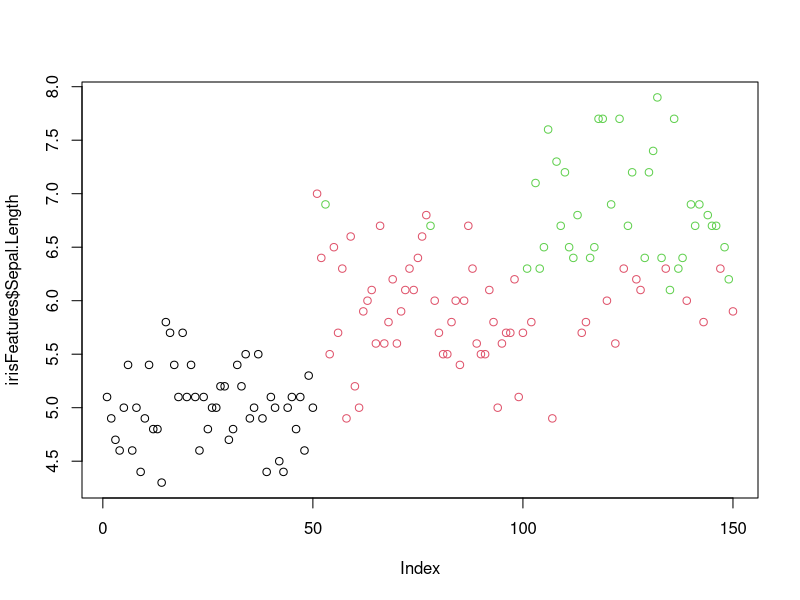
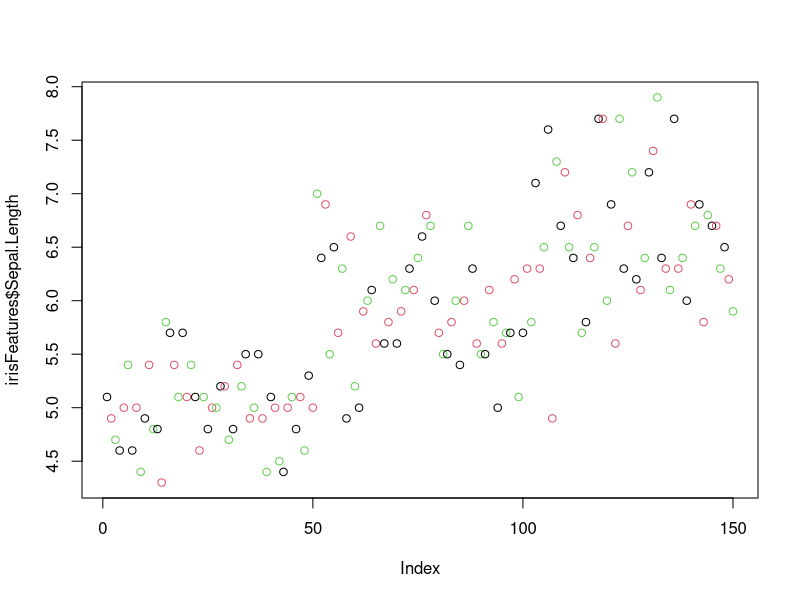
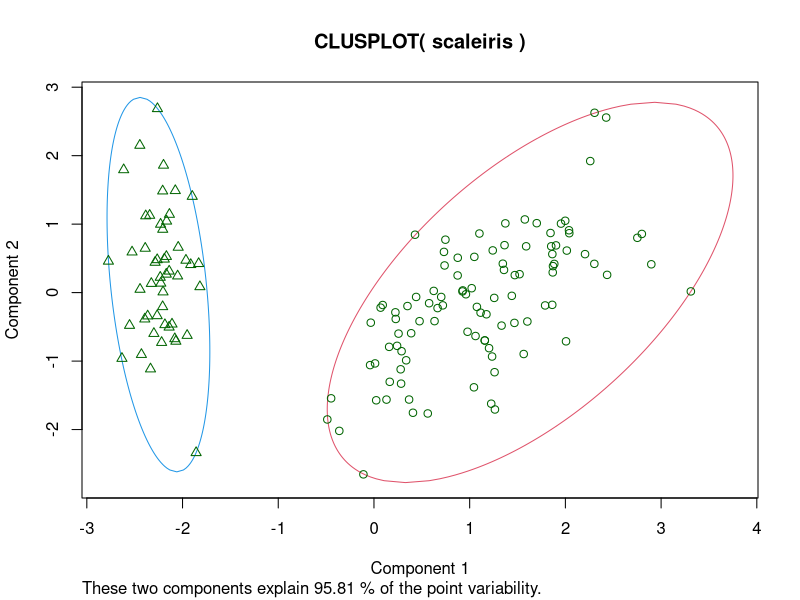
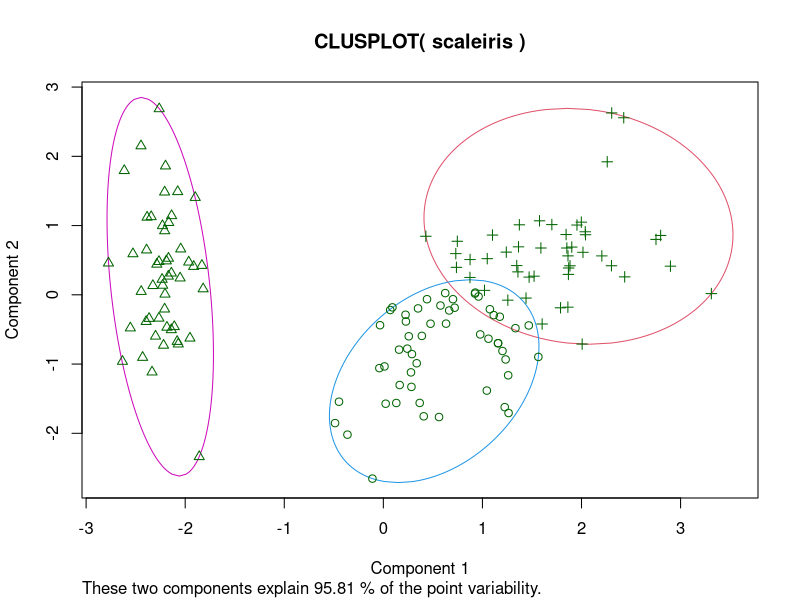

Generate these figures, in order, with R:
# Clustering - IRIS data set

head(iris)
str(iris$Species)
table(iris$Species)
irisFeatures = iris[,-5]
head(irisFeatures)
iriskm1 = kmeans(irisFeatures,centers=3)
iriskm1
iriskm1$centers
colMeans(irisFeatures[iriskm1$cluster==1,])

(iris[iriskm1$cluster==1,])

iriskm1$size # no of rows in in each cluster
iriskm1$cluster # row no to clusters
plot(irisFeatures$Sepal.Length, col=iriskm1$cluster)
plot(irisFeatures$Sepal.Length, col=1:3)
x= cbind(irisFeatures, cl=iriskm1$cluster, cat=iris$Species)
head(x)
x
iriskm1  # understand the output

#Method2 - Scaling 
irisFeatures2 = irisFeatures
scaleiris = scale(irisFeatures2) # scaling dataset if they are in different range
head(scaleiris) #use this scaleiris for kmeans and plots; this becomes data
irisKM = kmeans(scaleiris, 2)
irisKM$cluster

library(fpc)
library(cluster)
clusplot(scaleiris, irisKM$cluster, color= T, lines=0)
# using PCA technique - finds most Principal Components

#Method3
irisKM2 = kmeans(scaleiris, 3, iter.max= 5)
irisKM2
clusplot(scaleiris, irisKM2$cluster, color=T, lines=0) 
